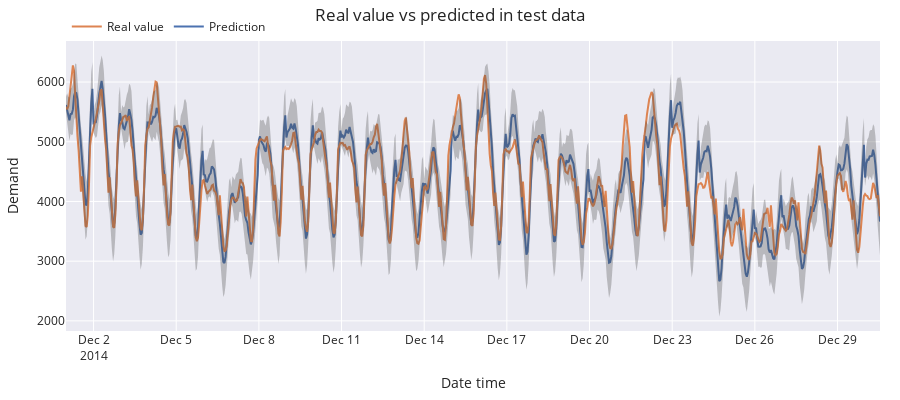

Notebook cell for this chart:
### Code cell
# Predicted interval coverage (on test data)
# ==============================================================================
inside_interval = np.where(
                      (data.loc[end_validation:, 'Demand'] >= predictions["lower_bound"]) & \
                      (data.loc[end_validation:, 'Demand'] <= predictions["upper_bound"]),
                      True,
                      False 
                  )

coverage = inside_interval.mean()
print(f"Predicted interval coverage: {round(100*coverage, 2)} %")

# Area between the upper and lower bounds
# ==============================================================================
area = predictions['upper_bound'] - predictions['lower_bound']
area = area.sum()
print(f"Area between the upper and lower bounds: {round(area, 2)}")

# Plot
# ==============================================================================
plot_predicted_intervals(
    predictions=predictions,
    y_true=data_test,
    target_variable='Demand',
)

### Figure 1 — Plotly figure (JSON) as saved in the notebook; plotly's stock layout.template omitted (floating-point values rounded to 4 significant figures; data arrays with more than 128 entries replaced by an {"elided": "..."} marker saying what was removed)
{"data": [{"mode": "lines", "name": "Prediction", "type": "scatter", "x": {"elided": "710 str values"}, "y": {"elided": "710 float values"}}, {"mode": "lines", "name": "Real value", "type": "scatter", "x": {"elided": "710 str values"}, "y": {"elided": "710 float values"}}, {"line": {"width": 0}, "marker": {"color": "#444"}, "mode": "lines", "name": "Upper Bound", "showlegend": false, "type": "scatter", "x": {"elided": "710 str values"}, "y": {"elided": "710 float values"}}, {"fill": "tonexty", "fillcolor": "rgba(68, 68, 68, 0.3)", "line": {"width": 0}, "marker": {"color": "#444"}, "mode": "lines", "name": "Lower Bound", "showlegend": false, "type": "scatter", "x": {"elided": "710 str values"}, "y": {"elided": "710 float values"}}], "layout": {"height": 400, "hovermode": "x", "legend": {"orientation": "h", "x": 0.001, "xanchor": "left", "y": 1.1, "yanchor": "top"}, "margin": {"b": 20, "l": 20, "r": 20, "t": 35}, "title": {"text": "Real value vs predicted in test data"}, "width": 900, "xaxis": {"title": {"text": "Date time"}}, "yaxis": {"title": {"text": "Demand"}}}}
